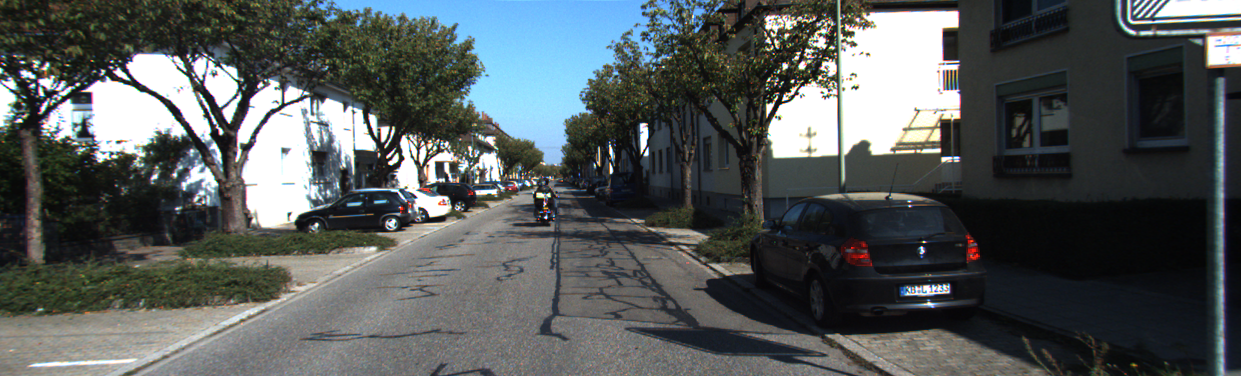
#> input picture kitty_left.png, 1241 x 376 px
$ python image_process.py   (older library calls are emulated)
#> lines starting #> are read from the running program, lines starting #| are printed output that depends on the picture
#> further down, img is the input picture: shape (376, 1241, 3); mean B, G, R 89.8, 89.7, 84.4
import cv2
import matplotlib.pyplot as plt


# [48 lines left out: functions drawRectangle, writeText, get_image_gradient, canny_edge_detector, not called in this run]


def blur_image(img_RGB):
    img_blured = cv2.GaussianBlur(img_RGB, (7, 7), 0)
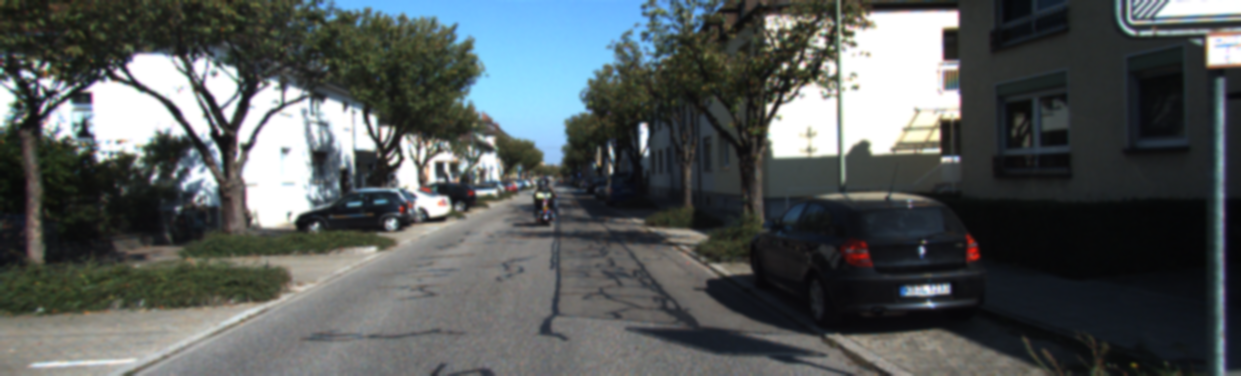
#> img_blured: shape (376, 1241, 3); mean B, G, R 89.8, 89.7, 84.4
    plt.subplot(121)
    plt.imshow(cv2.cvtColor(img_RGB, cv2.COLOR_BGR2GRAY))
    plt.subplot(122)
    plt.imshow(cv2.cvtColor(img_blured, cv2.COLOR_BGR2GRAY))
    plt.show()
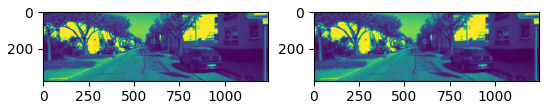
#> figure drawn by matplotlib, 2 panels


if __name__ == "__main__":
    img = cv2.imread("kitty_left.png")
    # [4 lines of commented-out code are left out]
    blur_image(img)

$ run again, with bd118e9305894af1f36bc1279594d5b.png copied over kitty_left.png
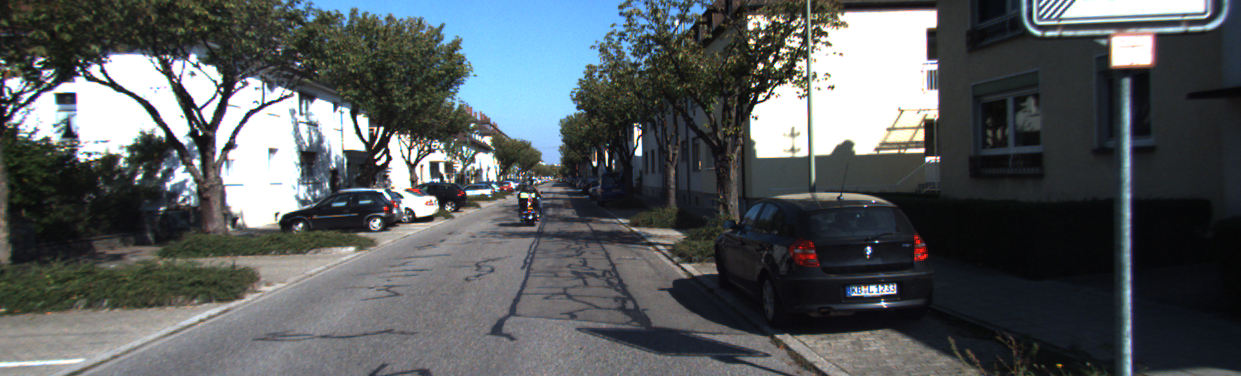
#> input picture bd118e9305894af1f36bc1279594d5b.png, 1241 x 376 px
#> img is the input picture: shape (376, 1241, 3); mean B, G, R 93.7, 91.3, 86.3
#> in blur_image, `img_blured = cv2.GaussianBlur(img_RGB, (7, 7), 0)`:
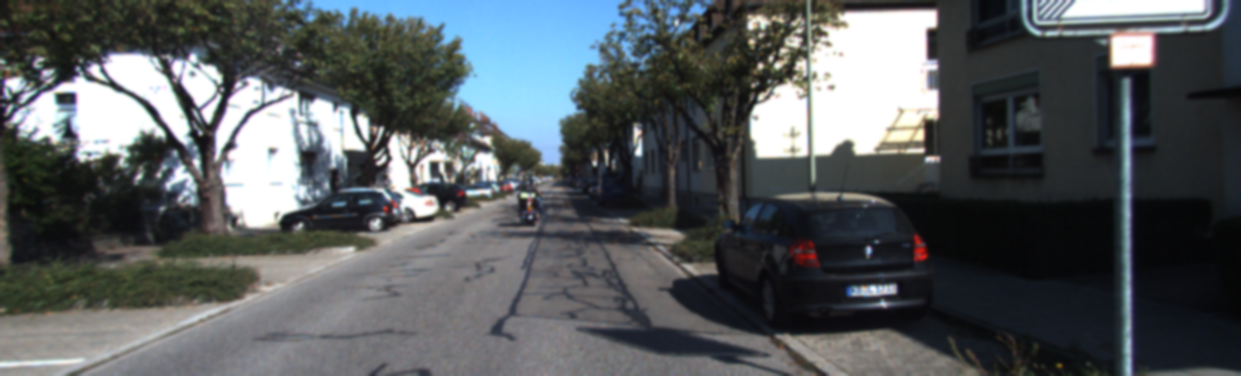
#> img_blured: shape (376, 1241, 3); mean B, G, R 93.7, 91.3, 86.3
#> in blur_image, `plt.show()`:
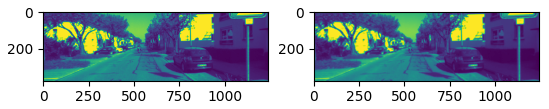
#> figure drawn by matplotlib, 2 panels

$ run again, with kitti_l_1.png copied over kitty_left.png
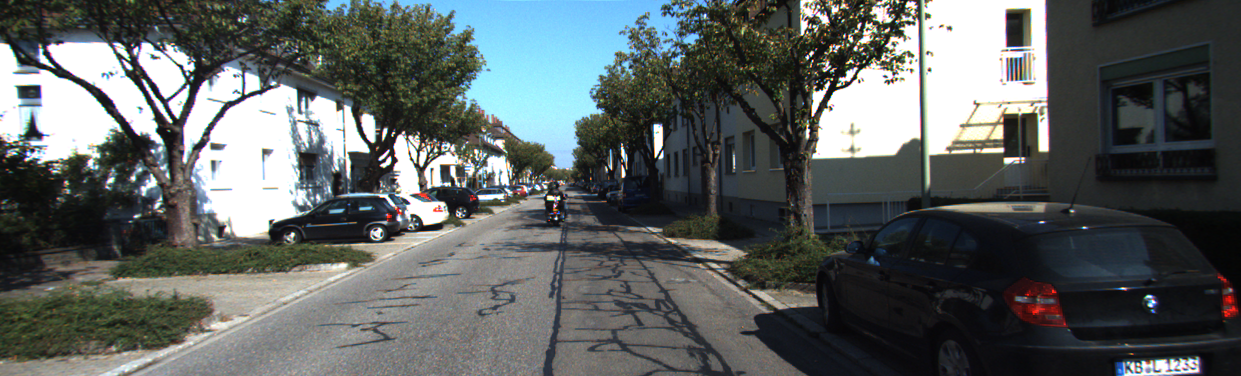
#> input picture kitti_l_1.png, 1241 x 376 px
#> img is the input picture: shape (376, 1241, 3); mean B, G, R 96.6, 97.4, 92.1
#> in blur_image, `img_blured = cv2.GaussianBlur(img_RGB, (7, 7), 0)`:
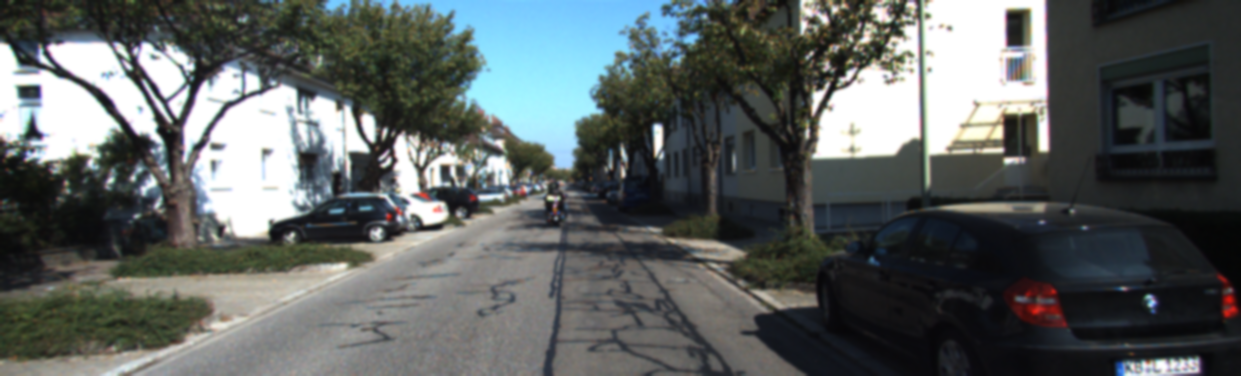
#> img_blured: shape (376, 1241, 3); mean B, G, R 96.6, 97.4, 92.1
#> in blur_image, `plt.show()`:
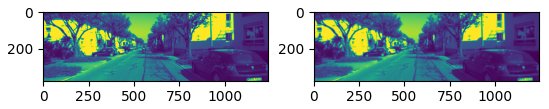
#> figure drawn by matplotlib, 2 panels
